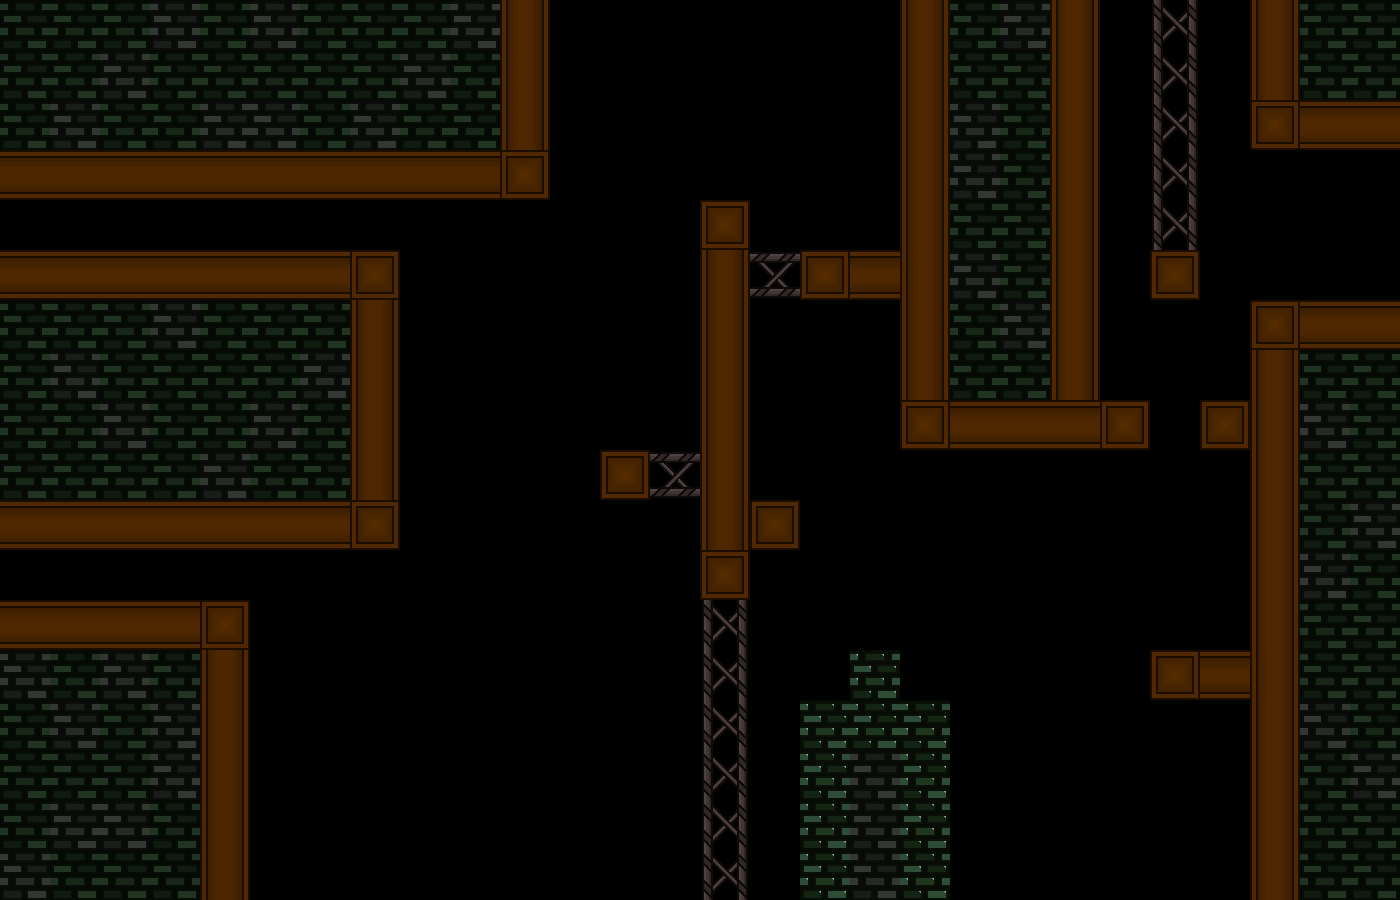

This game map was drawn from its Tiled (.tmx) file and the tilesets committed beside it. A one-line description and the trimmed map source follow:
An orthogonal 28x18 tile map with 50x50 px tiles, 3 tile layers (tiles-main, tiles-deco, tiles-deco2), 9 tilesets and 53 objects (40x spike, 5x warp, 4x trampoline, 2x small-spike, slab, ...).

<map version="1.10" tiledversion="1.11.2" orientation="orthogonal" renderorder="right-down" width="28" height="18" tilewidth="50" tileheight="50" infinite="0" nextlayerid="26" nextobjectid="892">
 <properties>
  <property name="songName" value="rain" />
 </properties>
 <tileset firstgid="1" source="ch1-tiles.tsx" />
 <tileset firstgid="81" source="../../textures/trampoline.tsx" />
 <tileset firstgid="84" source="../../textures/save.tsx" />
 <tileset firstgid="85" source="../../textures/spike.tsx" />
 <tileset firstgid="93" source="../../textures/laser.tsx" />
 <tileset firstgid="111" source="../../textures/light.tsx" />
 <tileset firstgid="112" source="../../textures/trampoline-mini.tsx" />
 <tileset firstgid="121" source="../../textures/transition-tiles.tsx" />
 <tileset firstgid="126" source="../../textures/small-spike.tsx" />
 <layer id="1" name="tiles-main" width="28" height="18">
  <data>[504 cells, 110 non-empty, 4 distinct tile ids]</data>
 </layer>
 <layer id="5" name="tiles-deco" width="28" height="18">
  <data>[504 cells, 136 non-empty, 4 distinct tile ids]</data>
 </layer>
 <layer id="18" name="tiles-deco2" width="28" height="18">
  <data>[504 cells, 0 non-empty, 0 distinct tile ids]</data>
 </layer>
 <objectgroup id="24" name="slab">
  <object id="889" name="slab" gid="48" x="1150" y="450" width="50" height="50" />
 </objectgroup>
 <objectgroup id="16" name="falling">
  <properties>
   <property name="direction" value="down" />
  </properties>
 </objectgroup>
 <objectgroup id="13" name="platform" />
 <objectgroup id="7" name="trampoline">
  <object id="828" name="trampoline" gid="81" x="600" y="450" width="50" height="50" />
  <object id="831" name="trampoline" gid="81" x="800" y="250" width="50" height="50" />
  <object id="842" name="trampoline" gid="81" x="850" y="650" width="50" height="50" />
 </objectgroup>
 <objectgroup id="19" name="trampoline-mini">
  <object id="830" name="trampoline-mini" gid="112" x="1200" y="650" width="50" height="50" />
 </objectgroup>
 <objectgroup id="9" name="spike-normal">
  <object id="829" name="trampoline" gid="81" x="1150" y="650" width="50" height="50" />
  <object id="832" name="spike" gid="91" x="550" y="50" width="50" height="50">
   <properties>
    <property name="id" value="6" />
   </properties>
  </object>
  <object id="833" name="spike" gid="91" x="650" y="50" width="50" height="50">
   <properties>
    <property name="id" value="6" />
   </properties>
  </object>
  <object id="834" name="spike" gid="91" x="600" y="50" width="50" height="50">
   <properties>
    <property name="id" value="6" />
   </properties>
  </object>
  <object id="835" name="spike" gid="91" x="700" y="50" width="50" height="50">
   <properties>
    <property name="id" value="6" />
   </properties>
  </object>
  <object id="836" name="spike" gid="91" x="750" y="50" width="50" height="50">
   <properties>
    <property name="id" value="6" />
   </properties>
  </object>
  <object id="837" name="spike" gid="91" x="800" y="50" width="50" height="50">
   <properties>
    <property name="id" value="6" />
   </properties>
  </object>
  <object id="838" name="spike" gid="91" x="850" y="50" width="50" height="50">
   <properties>
    <property name="id" value="6" />
   </properties>
  </object>
  <object id="841" name="spike" gid="87" x="1150" y="350" width="50" height="50">
   <properties>
    <property name="id" value="2" />
   </properties>
  </object>
  <object id="843" name="spike" gid="87" x="950" y="500" width="50" height="50">
   <properties>
    <property name="id" value="2" />
   </properties>
  </object>
  <object id="847" name="spike" gid="85" x="750" y="500" width="50" height="50">
   <properties>
    <property name="id" value="0" />
   </properties>
  </object>
  <object id="848" name="spike" gid="85" x="700" y="200" width="50" height="50">
   <properties>
    <property name="id" value="0" />
   </properties>
  </object>
  <object id="849" name="spike" gid="87" x="500" y="250" width="50" height="50">
   <properties>
    <property name="id" value="2" />
   </properties>
  </object>
  <object id="850" name="spike" gid="86" x="400" y="450" width="50" height="50">
   <properties>
    <property name="id" value="1" />
   </properties>
  </object>
  <object id="851" name="spike" gid="90" x="400" y="500" width="50" height="50">
   <properties>
    <property name="id" value="5" />
   </properties>
  </object>
  <object id="857" name="spike" gid="91" x="250" y="760" width="50" height="50">
   <properties>
    <property name="id" value="6" />
   </properties>
  </object>
  <object id="858" name="spike" gid="91" x="300" y="760" width="50" height="50">
   <properties>
    <property name="id" value="6" />
   </properties>
  </object>
  <object id="859" name="spike" gid="91" x="350" y="760" width="50" height="50">
   <properties>
    <property name="id" value="6" />
   </properties>
  </object>
  <object id="860" name="spike" gid="91" x="350" y="760" width="50" height="50">
   <properties>
    <property name="id" value="6" />
   </properties>
  </object>
  <object id="861" name="spike" gid="91" x="450" y="760" width="50" height="50">
   <properties>
    <property name="id" value="6" />
   </properties>
  </object>
  <object id="862" name="spike" gid="91" x="500" y="760" width="50" height="50">
   <properties>
    <property name="id" value="6" />
   </properties>
  </object>
  <object id="863" name="spike" gid="91" x="400" y="760" width="50" height="50">
   <properties>
    <property name="id" value="6" />
   </properties>
  </object>
  <object id="864" name="spike" gid="91" x="550" y="760" width="50" height="50">
   <properties>
    <property name="id" value="6" />
   </properties>
  </object>
  <object id="865" name="spike" gid="91" x="600" y="760" width="50" height="50">
   <properties>
    <property name="id" value="6" />
   </properties>
  </object>
  <object id="866" name="spike" gid="91" x="650" y="760" width="50" height="50">
   <properties>
    <property name="id" value="6" />
   </properties>
  </object>
  <object id="867" name="spike" gid="91" x="700" y="760" width="50" height="50">
   <properties>
    <property name="id" value="6" />
   </properties>
  </object>
  <object id="868" name="spike" gid="91" x="750" y="760" width="50" height="50">
   <properties>
    <property name="id" value="6" />
   </properties>
  </object>
  <object id="869" name="spike" gid="91" x="800" y="760" width="50" height="50">
   <properties>
    <property name="id" value="6" />
   </properties>
  </object>
  <object id="870" name="spike" gid="91" x="850" y="760" width="50" height="50">
   <properties>
    <property name="id" value="6" />
   </properties>
  </object>
  <object id="871" name="spike" gid="91" x="900" y="760" width="50" height="50">
   <properties>
    <property name="id" value="6" />
   </properties>
  </object>
  <object id="872" name="spike" gid="91" x="950" y="760" width="50" height="50">
   <properties>
    <property name="id" value="6" />
   </properties>
  </object>
  </objectgroup>
 <objectgroup id="25" name="small-spike">
  <!-- 2 objects omitted --></objectgroup>
 <objectgroup id="8" name="save" />
 <objectgroup id="21" name="acidlayer" />
 <objectgroup id="10" name="laser" />
 <objectgroup id="11" name="bg">
  <properties>
   <property name="bgName" value="castleBG3" />
  </properties>
 </objectgroup>
 <objectgroup id="12" name="foregroundEffect">
  <properties>
   <property name="foregroundEffectType" value="toxic" />
  </properties>
 </objectgroup>
 <objectgroup id="22" name="mapEffect">
  <properties>
   <property name="effectType" value="poison-fog" />
  </properties>
 </objectgroup>
 <objectgroup id="15" name="music">
  <properties>
   <property name="songName" value="castle_underground" />
  </properties>
 </objectgroup>
 <objectgroup id="20" name="warps">
  <!-- 5 objects omitted --></objectgroup>
</map>
<!-- 17 of 53 objects omitted -->
